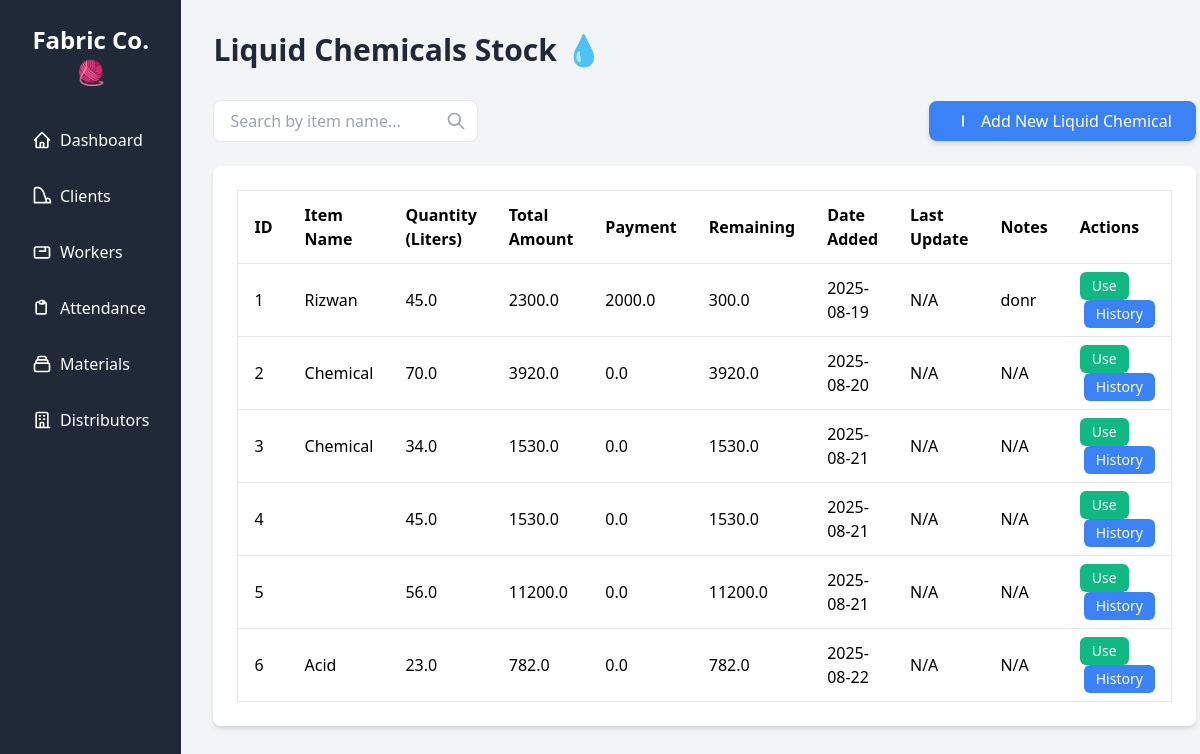
The page /materials/liquid_chemicals on the database its author committed.
### tables this page shows
CREATE TABLE liquid_chemicals (
            id INTEGER PRIMARY KEY AUTOINCREMENT,
            name TEXT,
            quantity_liter REAL,
            total_amount REAL,
            payment REAL DEFAULT 0,
            remaining REAL,
            notes TEXT,
            date_added TEXT,
            date_updated TEXT
        , distributor_id INTEGER);

### app.py (the view)
@app.route('/materials/liquid_chemicals')
def liquid_chemical_materials():
    conn = get_db_connection()
    cursor = conn.cursor()
    cursor.execute("SELECT lc.*, d.name as distributor_name FROM liquid_chemicals lc LEFT JOIN distributors d ON lc.distributor_id = d.id")
    chemicals_stock = cursor.fetchall()
    cursor.execute("""
        SELECT
            SUM(quantity_liter) as total_quantity,
            SUM(total_amount) as total_amount,
            SUM(payment) as total_payment,
            SUM(remaining) as total_remaining
        FROM liquid_chemicals
    """)
    total_chemicals = cursor.fetchone()
    conn.close()
    return render_template('liquid_chemical_materials.html',
                         chemicals_stock=chemicals_stock,
                         total_chemicals=total_chemicals)

### app.py (called while the page is built)
@app.template_filter('datetimeformat')
def datetimeformat(value, format='%Y-%m-%d'):
    if isinstance(value, str):
        try:
            value = dt.strptime(value, '%Y-%m-%d')
        except ValueError:
            try:
                value = dt.strptime(value, '%Y-%m-%d %H:%M:%S')
            except ValueError:
                return value
    return value.strftime(format)

### database.py (called while the page is built)
def get_db_connection():
    conn = sqlite3.connect(DATABASE)
    conn.row_factory = sqlite3.Row  # This allows us to access columns by name
    return conn

### templates/liquid_chemical_materials.html (shortened to what this page needs)
{% extends 'base.html' %}
{% block content %}
<h1 class="text-3xl font-bold text-gray-800 mb-8">Liquid Chemicals Stock 💧</h1>
<div class="flex justify-between items-center mb-6">
    <div class="relative">
        <input type="text" id="liquidSearch" onkeyup="searchLiquid()" placeholder="Search by item name..." class="px-4 py-2 border rounded-lg focus:outline-none focus:ring-2 focus:ring-blue-500">
        <svg class="absolute right-3 top-1/2 transform -translate-y-1/2 w-5 h-5 text-gray-400" fill="none" stroke="currentColor" viewBox="0 0 24 24" xmlns="http://www.w3.org/2000/svg"><path stroke-linecap="round" stroke-linejoin="round" stroke-width="2" d="M21 21l-6-6m2-5a7 7 0 11-14 0 7 7 0 0114 0z"></path></svg>
    </div>
    <button class="bg-blue-500 hover:bg-blue-600 text-white px-6 py-2 rounded-lg shadow-md transition duration-200 flex items-center space-x-2" onclick="openAddLiquidModal()">
        <svg class="w-5 h-5" fill="none" stroke="currentColor" viewBox="0 0 24 24" xmlns="http://www.w3.org/2000/svg"><path stroke-linecap="round" stroke-linejoin="round" stroke-width="2" d="M12 6v6m0 0v6极0-6h6m-6 0H6"></path></svg>
        <span>Add New Liquid Chemical</span>
    </button>
</div>
<div class="bg-white p-6 rounded-lg shadow-md overflow-x-auto">
    <table class="min-w-full bg-white border border-gray-200" id="liquidTable">
        <thead>
            <tr>
                <th class="py-3 px-4 border-b text-left">ID</th>
                <th class="py-3 px-4 border-b text-left">Item Name</th>
                <th class="py-3 px-4 border-b text-left">Quantity (Liters)</th>
                <th class="py-3 px-4 border-b text-left">Total Amount</th>
                <th class="py-3 px-4 border-b text-left">Payment</th>
                <th class="py-3 px-4 border-b text-left">Remaining</th>
                <th class="py-3 px-4 border-b text-left">Date Added</th>
                <th class="py-3 px-4 border-b text-left">Last Update</th>
                <th class="py-3 px-4 border-b text-left">Notes</th>
                <th class="py-3 px-4 border-b text-left">Actions</th>
            </tr>
        </thead>
    <tbody>
    {% for item in chemicals_stock %}
    <tr>
        <td class="py-2 px-4 border-b">{{ item.id }}</td>
        <td class="py-2 px-4 border-b">{{ item.name }}</td>
        <td class="py-2 px-4 border-b">{{ item.quantity_liter }}</td>
        <td class="py-2 px-4 border-b">{{ item.total_amount }}</td>
        <td class="py-2 px-4 border-b">{{ item.payment }}</td>
        <td class="py-2 px-4 border-b">{{ item.remaining }}</td>
        <td class="py-2 px-4 border-b">{{ item.date_added|datetimeformat }}</td>
        <td class="py-2 px-4 border-b">{{ item.date_updated|datetimeformat if item.date_updated else 'N/A' }}</td>
        <td class="py-2 px-4 border-b">{{ item.notes if item.notes else 'N/A' }}</td>
        <td class="py-2 px-4 border-b">
            <button class="bg-green-500 text-white px-3 py-1 rounded-md text-sm hover:bg-green-600" onclick="openUsageModal({{ item.id }}, 'liquid_chemical', {{ item.quantity_liter }})">Use</button>
            <button class="bg-blue-500 text-white px-3 py-1 rounded-md text-sm hover:bg-blue-600 ml-1" onclick="viewUsageHistory({{ item.id }}, 'liquid_chemical')">History</button>
        </td>
    </tr>
    {% else %}
    <tr>
        <td colspan="10" class="py-2 px-4 text-center text-gray-500">No liquid chemicals found.</td>
    </tr>
    {% endfor %}
</tbody>
    </table>
</div>
{% endblock %}

### static/css/style.css (style rules this page uses)
html, body { height: 100%; }

### rows shown on the page
liquid_chemicals: id "1", name "Rizwan", quantity_liter "45.0", total_amount "2300.0", payment "2000.0", remaining "300.0", date_added "2025-08-19", date_updated "N/A", notes "donr"
liquid_chemicals: id "2", name "Chemical", quantity_liter "70.0", total_amount "3920.0", payment "0.0", remaining "3920.0", date_added "2025-08-20", date_updated "N/A", notes "N/A"
liquid_chemicals: id "3", name "Chemical", quantity_liter "34.0", total_amount "1530.0", payment "0.0", remaining "1530.0", date_added "2025-08-21", date_updated "N/A", notes "N/A"
liquid_chemicals: id "4", quantity_liter "45.0", total_amount "1530.0", payment "0.0", remaining "1530.0", date_added "2025-08-21", date_updated "N/A", notes "N/A"
liquid_chemicals: id "5", quantity_liter "56.0", total_amount "11200.0", payment "0.0", remaining "11200.0", date_added "2025-08-21", date_updated "N/A", notes "N/A"
liquid_chemicals: id "6", name "Acid", quantity_liter "23.0", total_amount "782.0", payment "0.0", remaining "782.0", date_added "2025-08-22", date_updated "N/A", notes "N/A"
